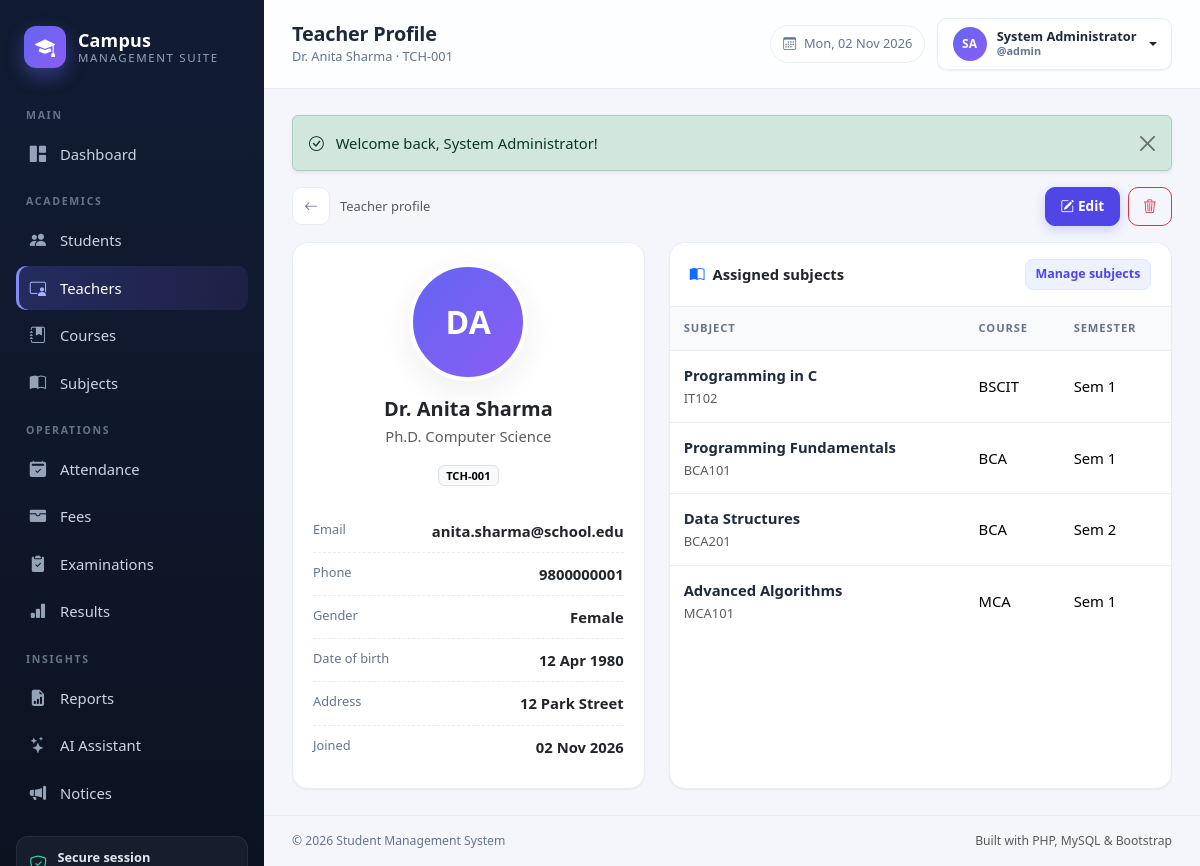
Page /admin/teachers/view.php?id=1 (signed in) on the committed database.
### tables this page shows
CREATE TABLE teachers (
    id INT UNSIGNED AUTO_INCREMENT PRIMARY KEY,
    employee_id VARCHAR(30) NOT NULL UNIQUE,
    full_name VARCHAR(120) NOT NULL,
    email VARCHAR(120) NOT NULL UNIQUE,
    phone VARCHAR(20) DEFAULT NULL,
    gender ENUM('Male','Female','Other') DEFAULT NULL,
    dob DATE DEFAULT NULL,
    qualification VARCHAR(120) DEFAULT NULL,
    address VARCHAR(255) DEFAULT NULL,
    photo VARCHAR(255) DEFAULT NULL,
    created_at TIMESTAMP DEFAULT CURRENT_TIMESTAMP
);

CREATE TABLE subjects (
    id INT UNSIGNED AUTO_INCREMENT PRIMARY KEY,
    course_id INT UNSIGNED NOT NULL,
    semester TINYINT UNSIGNED NOT NULL DEFAULT 1,
    code VARCHAR(30) NOT NULL,
    name VARCHAR(120) NOT NULL,
    teacher_id INT UNSIGNED DEFAULT NULL,
    created_at TIMESTAMP DEFAULT CURRENT_TIMESTAMP,
    UNIQUE KEY uq_subject (course_id, code),
    CONSTRAINT fk_subjects_course FOREIGN KEY (course_id) REFERENCES courses(id) ON DELETE CASCADE,
    CONSTRAINT fk_subjects_teacher FOREIGN KEY (teacher_id) REFERENCES teachers(id) ON DELETE SET NULL
);

CREATE TABLE courses (
    id INT UNSIGNED AUTO_INCREMENT PRIMARY KEY,
    code VARCHAR(20) NOT NULL UNIQUE,
    name VARCHAR(120) NOT NULL,
    duration_years TINYINT UNSIGNED NOT NULL DEFAULT 3,
    total_fee DECIMAL(10,2) NOT NULL DEFAULT 0,
    description TEXT DEFAULT NULL,
    created_at TIMESTAMP DEFAULT CURRENT_TIMESTAMP
);

### includes/functions.php (called while the page is built, shortened)
<?php
function e($value): string
{
    return htmlspecialchars((string) $value, ENT_QUOTES | ENT_SUBSTITUTE, 'UTF-8');
}
function url(string $path = ''): string
{
    return BASE_URL . '/' . ltrim($path, '/');
}
function format_date(?string $date, string $format = 'd M Y'): string
{
    $ts = strtotime($date);
    return $ts ? date($format, $ts) : '—';
}
function initials(string $name): string
{
    $parts = preg_split('/\s+/', trim($name)) ?: [];
    $out = '';
    foreach (array_slice($parts, 0, 2) as $part) {
        $out .= strtoupper(substr($part, 0, 1));
    }
    return $out !== '' ? $out : '?';
}

### config/database.php (called while the page is built, shortened)
<?php
function db(): PDO
{
    static $pdo = null;
    if ($pdo instanceof PDO) {
        return $pdo;
    }
    $dsn = 'mysql:host=' . DB_HOST . ';dbname=' . DB_NAME . ';charset=' . DB_CHARSET;
    try {
        $pdo = new PDO($dsn, DB_USER, DB_PASS, [
            PDO::ATTR_ERRMODE            => PDO::ERRMODE_EXCEPTION,
            PDO::ATTR_DEFAULT_FETCH_MODE => PDO::FETCH_ASSOC,
            PDO::ATTR_EMULATE_PREPARES   => false,
        ]);
    } catch (PDOException $e) {
        http_response_code(500);
        $message = APP_DEBUG ? $e->getMessage() : 'Unable to connect to the database.';
        echo '<!DOCTYPE html><html><head><meta charset="utf-8"><title>Database Error</title>'
            . '<link href="https://cdn.jsdelivr.net/npm/bootstrap@5.3.3/dist/css/bootstrap.min.css" rel="stylesheet"></head>'
            . '<body class="bg-light"><div class="container py-5"><div class="alert alert-danger shadow-sm">'
            . '<h4 class="alert-heading">Database connection failed</h4>'
            . '<p class="mb-2">' . htmlspecialchars($message) . '</p>'
            . '<hr><p class="mb-0 small">Make sure MySQL is running in XAMPP and that '
            . '<code>database/student_management.sql</code> has been imported.</p>'
            . '</div></div></body></html>';
        exit;
    }
    return $pdo;
}

### admin/teachers/view.php (the view, shortened to what this page needs)
<?php
$id = query_int('id');
$stmt = db()->prepare('SELECT * FROM teachers WHERE id = ?');
$stmt->execute([$id]);
$teacher = $stmt->fetch();
$stmt = db()->prepare(
    'SELECT su.*, c.name AS course_name, c.code AS course_code
     FROM subjects su
     JOIN courses c ON c.id = su.course_id
     WHERE su.teacher_id = ?
     ORDER BY c.name, su.semester, su.name'
);
$stmt->execute([$id]);
$subjects = $stmt->fetchAll();
require dirname(__DIR__, 2) . '/includes/header.php';
?>
<div class="toolbar">
    <a class="btn btn-icon" href="<?= e(url('admin/teachers/index.php')) ?>" title="Back"><i class="bi bi-arrow-left"></i></a>
    <span class="text-muted small">Teacher profile</span>
    <div class="ms-auto d-flex gap-2">
        <a class="btn btn-primary" href="<?= e(url('admin/teachers/edit.php?id=' . $teacher['id'])) ?>">
            <i class="bi bi-pencil-square me-1"></i>Edit
        </a>
        <form method="post" action="<?= e(url('admin/teachers/delete.php')) ?>">
            <button class="btn btn-outline-danger" type="submit"
                    data-confirm="Remove <?= e($teacher['full_name']) ?> from the teaching staff?">
                <i class="bi bi-trash3"></i>
            </button>
        </form>
    </div>
</div>
<div class="row g-4">
    <div class="col-lg-5">
        <div class="card h-100">
            <div class="card-body text-center">
                <?php if ($teacher['photo']): ?>
                    <img class="avatar avatar-xl mb-3" src="<?= e(url($teacher['photo'])) ?>" alt="">
                <?php else: ?>
                    <span class="avatar avatar-xl mb-3"><?= e(initials($teacher['full_name'])) ?></span>
                <?php endif; ?>
                <h2 class="h5 fw-bold mb-1"><?= e($teacher['full_name']) ?></h2>
                <p class="text-muted mb-3"><?= e($teacher['qualification'] ?: 'Teaching Staff') ?></p>
                <span class="badge text-bg-light border mb-4"><?= e($teacher['employee_id']) ?></span>
                <ul class="info-list text-start">
                    <li><span class="label">Email</span><span class="value"><?= e($teacher['email']) ?></span></li>
                    <li><span class="label">Phone</span><span class="value"><?= e($teacher['phone'] ?: '—') ?></span></li>
                    <li><span class="label">Gender</span><span class="value"><?= e($teacher['gender'] ?: '—') ?></span></li>
                    <li><span class="label">Date of birth</span><span class="value"><?= format_date($teacher['dob']) ?></span></li>
                    <li><span class="label">Address</span><span class="value"><?= e($teacher['address'] ?: '—') ?></span></li>
                    <li><span class="label">Joined</span><span class="value"><?= format_date($teacher['created_at']) ?></span></li>
                </ul>
            </div>
        </div>
    </div>
    <div class="col-lg-7">
        <div class="card h-100">
            <div class="card-header d-flex justify-content-between align-items-center">
                <span><i class="bi bi-book-half me-2 text-primary"></i>Assigned subjects</span>
                <a class="btn btn-sm btn-soft" href="<?= e(url('admin/courses/subjects.php')) ?>">Manage subjects</a>
            </div>
            <div class="table-responsive">
                <table class="table mb-0 align-middle">
                    <thead><tr><th>Subject</th><th>Course</th><th>Semester</th></tr></thead>
                    <tbody>
                        <?php foreach ($subjects as $subject): ?>
                            <tr>
                                <td>
                                    <div class="fw-semibold"><?= e($subject['name']) ?></div>
                                    <small class="text-muted"><?= e($subject['code']) ?></small>
                                </td>
                                <td><?= e($subject['course_code']) ?></td>
                                <td>Sem <?= (int) $subject['semester'] ?></td>
                            </tr>
                        <?php endforeach; ?>
                    </tbody>
                </table>
            </div>
        </div>
    </div>
</div>
<?php require dirname(__DIR__, 2) . '/includes/footer.php'; ?>

### assets/css/style.css (style rules this page uses)
:root { --brand: #4f46e5; --brand-dark: #4338ca; --brand-soft: #eef2ff; --sidebar-bg: #0f172a; --sidebar-muted: #94a3b8; --body-bg: #f4f6fb; --surface: #ffffff; --text: #1e293b; --muted: #64748b; --line: #e8edf5; --radius: 16px; --shadow-sm: 0 1px 2px rgba(15, 23, 42, .06); --shadow: 0 10px 30px rgba(15, 23, 42, .07); --sidebar-w: 264px; }
* { box-sizing: border-box; }
body { margin: 0; background: var(--body-bg); color: var(--text); font-family: "Segoe UI", system-ui, -apple-system, "Helvetica Neue", Arial, sans-serif; font-size: .925rem; -webkit-font-smoothing: antialiased; }
a { text-decoration: none; }
.avatar { display: inline-grid; place-items: center; border-radius: 50%; background: linear-gradient(135deg, #6366f1, #8b5cf6); color: #fff; font-weight: 700; letter-spacing: .3px; flex-shrink: 0; object-fit: cover; }
.avatar-xl { width: 118px; height: 118px; font-size: 2rem; border: 4px solid #fff; box-shadow: var(--shadow); }
.card { border: 1px solid var(--line); border-radius: var(--radius); box-shadow: var(--shadow-sm); }
.card-header { background: #fff; border-bottom: 1px solid var(--line); border-radius: var(--radius) var(--radius) 0 0 !important; padding: 16px 20px; font-weight: 600; }
.card-body { padding: 20px; }
.table { --bs-table-bg: transparent; margin-bottom: 0; }
.table > :not(caption) > * > * { padding: 13px 14px; border-bottom-color: var(--line); vertical-align: middle; }
.table thead th { font-size: .7rem; text-transform: uppercase; letter-spacing: .08em; color: var(--muted); font-weight: 700; background: #f8fafc; border-bottom: 1px solid var(--line) !important; white-space: nowrap; }
.table tbody tr:last-child td { border-bottom: 0; }
.table td .fw-semibold { color: var(--text); }
.table-responsive { border-radius: 0 0 var(--radius) var(--radius); }
.btn { border-radius: 10px; font-weight: 600; font-size: .85rem; padding: .5rem .9rem; }
.btn-primary { background: var(--brand); border-color: var(--brand); box-shadow: 0 4px 12px rgba(79, 70, 229, .22); }
.btn-soft { background: var(--brand-soft); color: var(--brand); border: 1px solid #e0e7ff; }
.btn-icon { width: 38px; height: 38px; display: inline-grid; place-items: center; padding: 0; background: #fff; border: 1px solid var(--line); color: var(--muted); }
.btn-sm { padding: .34rem .6rem; font-size: .78rem; border-radius: 8px; }
.toolbar { display: flex; flex-wrap: wrap; gap: 10px; align-items: center; margin-bottom: 16px; }
.info-list { list-style: none; margin: 0; padding: 0; }
.info-list li { display: flex; justify-content: space-between; gap: 14px; padding: 10px 0; border-bottom: 1px dashed var(--line); }
.info-list li:last-child { border-bottom: 0; }
.info-list .label { color: var(--muted); font-size: .8rem; }
.info-list .value { font-weight: 600; text-align: right; }

### rows in the picture
teachers: full_name "DA", full_name "Dr. Anita Sharma", qualification "Ph.D. Computer Science", employee "TCH-001", email "anita.sharma@school.edu", phone "9800000001", gender "Female", dob "12 Apr 1980", address "12 Park Street", created_at "02 Nov 2026"
subjects: name "Programming in C", code "IT102", course.code "BSCIT", semester "1"
subjects: name "Programming Fundamentals", code "BCA101", course.code "BCA", semester "1"
subjects: name "Data Structures", code "BCA201", course.code "BCA", semester "2"
subjects: name "Advanced Algorithms", code "MCA101", course.code "MCA", semester "1"

### other values in the picture
$group "MAIN"
$item['label'] "Dashboard"
$group "ACADEMICS"
$item['label'] "Students"
$item['label'] "Teachers"
$item['label'] "Courses"
$item['label'] "Subjects"
$group "OPERATIONS"
$item['label'] "Attendance"
$item['label'] "Fees"
$item['label'] "Examinations"
$item['label'] "Results"
$group "INSIGHTS"
$item['label'] "Reports"
$item['label'] "AI Assistant"
